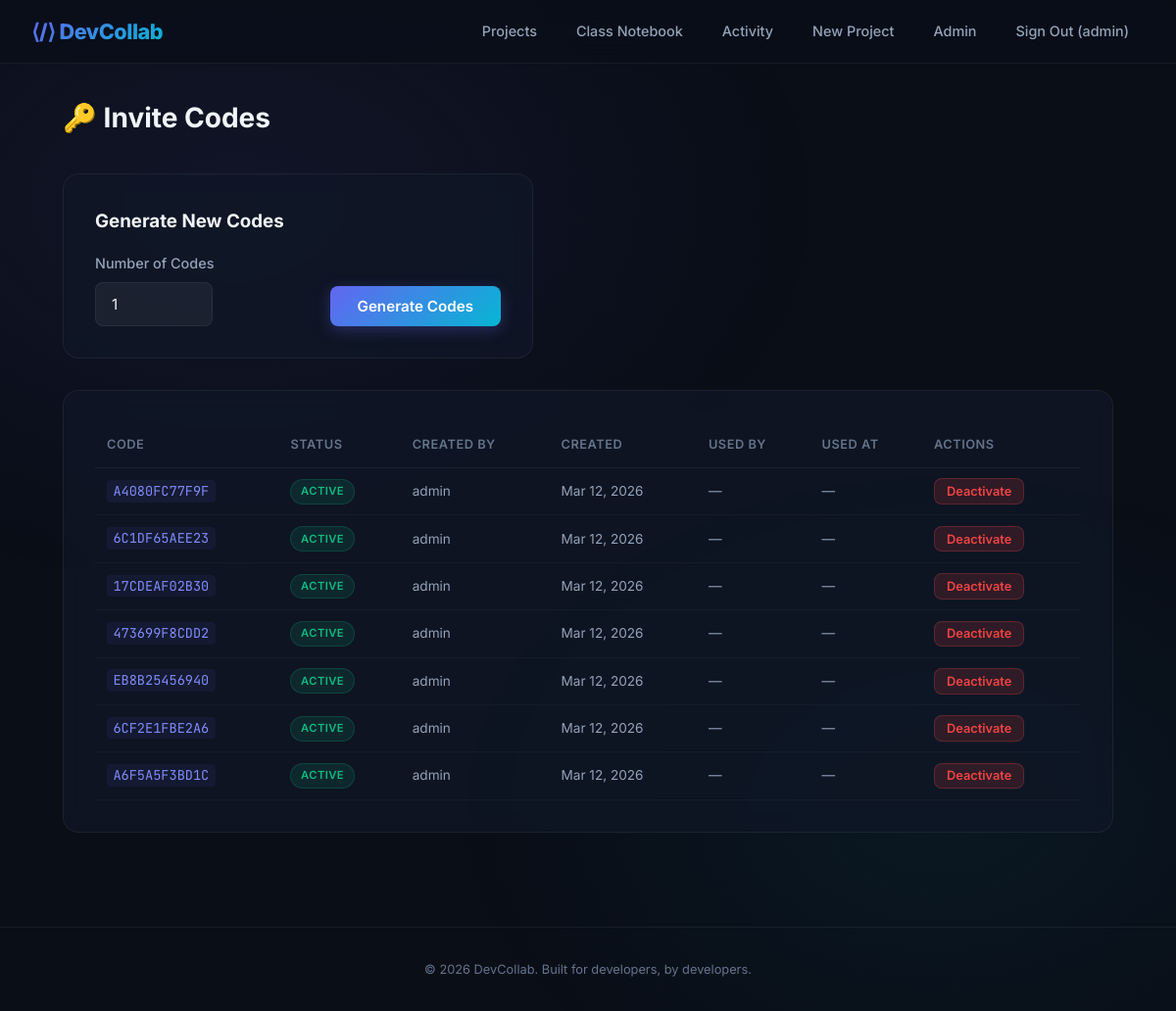
The page /admin/invite-codes (signed in) on the database its author committed.
### models.py (models this page shows, shortened)
class User(UserMixin, db.Model):
    __tablename__ = 'users'
    id = db.Column(db.Integer, primary_key=True)
    username = db.Column(db.String(80), unique=True, nullable=False, index=True)
    email = db.Column(db.String(120), unique=True, nullable=False, index=True)
    password_hash = db.Column(db.String(256), nullable=False)
    bio = db.Column(db.Text, default='')
    is_admin = db.Column(db.Boolean, default=False)
    created_at = db.Column(db.DateTime, default=lambda: datetime.now(timezone.utc))
    projects = db.relationship('Project', backref='owner', lazy='dynamic')
    snippets = db.relationship('CodeSnippet', backref='author', lazy='dynamic')
    comments = db.relationship('Comment', backref='author', lazy='dynamic')

class InviteCode(db.Model):
    __tablename__ = 'invite_codes'
    id = db.Column(db.Integer, primary_key=True)
    code = db.Column(db.String(40), unique=True, nullable=False, index=True)
    created_by = db.Column(db.String(80), nullable=False)
    created_at = db.Column(db.DateTime, default=lambda: datetime.now(timezone.utc))
    used_by = db.Column(db.String(80), nullable=True)
    used_at = db.Column(db.DateTime, nullable=True)
    is_active = db.Column(db.Boolean, default=True)

### routes/admin.py (the view, shortened to what this page needs)
@admin_bp.route('/invite-codes', methods=['GET', 'POST'])
@admin_required
def invite_codes():
    form = InviteCodeForm()
    codes = InviteCode.query.order_by(InviteCode.created_at.desc()).all()
    return render_template('admin/invite_codes.html', form=form, codes=codes)

### forms.py
class InviteCodeForm(FlaskForm):
    count = IntegerField('Number of Codes', validators=[DataRequired(), NumberRange(min=1, max=50)], default=1)
    submit = SubmitField('Generate Codes')

### app.py (called while the page is built)
def create_app():
    app = Flask(__name__)
    app.config.from_object(Config)
    csrf = CSRFProtect(app)
    db.init_app(app)
    login_manager.init_app(app)
    @login_manager.user_loader
    def load_user(user_id):
        return User.query.get(int(user_id))
    from routes.main import main_bp
    from routes.auth import auth_bp
    from routes.projects import projects_bp
    from routes.snippets import snippets_bp
    from routes.notes import notes_bp
    from routes.activity import activity_bp
    from routes.admin import admin_bp
    app.register_blueprint(main_bp)
    app.register_blueprint(auth_bp)
    app.register_blueprint(projects_bp)
    app.register_blueprint(snippets_bp)
    app.register_blueprint(notes_bp)
    app.register_blueprint(activity_bp)
    app.register_blueprint(admin_bp)
    with app.app_context():
        db.create_all()
    return app

### routes/admin.py (called while the page is built)
def admin_required(f):
    @wraps(f)
    @login_required
    def decorated(*args, **kwargs):
        if not current_user.is_admin:
            abort(403)
        return f(*args, **kwargs)
    return decorated

### templates/admin/invite_codes.html (shortened to what this page needs)
{% extends "base.html" %}
{% block content %}
<div class="container">
    <div class="projects-header">
        <h1>🔑 Invite Codes</h1>
    </div>
    <div class="glass-card animate-in" style="margin-bottom: 2rem; max-width: 480px;">
        <h3 style="margin-bottom: 1rem;">Generate New Codes</h3>
        <form method="POST" novalidate style="display: flex; align-items: flex-end; gap: 1rem; flex-wrap: wrap;">
            <div class="form-group" style="margin-bottom: 0; flex: 1; min-width: 120px;">
                {{ form.count.label }}
                {{ form.count(class="form-control", id="invite-count", style="max-width: 120px;") }}
            </div>
            {{ form.submit(class="btn btn-primary", id="generate-codes-btn") }}
        </form>
    </div>
    {% if codes %}
    <div class="glass-card animate-in" style="animation-delay: 0.1s; overflow-x: auto;">
        <table class="admin-table">
            <thead>
                <tr>
                    <th>Code</th>
                    <th>Status</th>
                    <th>Created By</th>
                    <th>Created</th>
                    <th>Used By</th>
                    <th>Used At</th>
                    <th>Actions</th>
                </tr>
            </thead>
            <tbody>
                {% for code in codes %}
                <tr>
                    <td><code class="invite-code-value">{{ code.code }}</code></td>
                    <td>
                        {% if code.used_by %}
                            <span class="status-badge status-used">Used</span>
                        {% elif not code.is_active %}
                            <span class="status-badge status-inactive">Inactive</span>
                        {% else %}
                            <span class="status-badge status-active">Active</span>
                        {% endif %}
                    </td>
                    <td>{{ code.created_by }}</td>
                    <td>{{ code.created_at.strftime('%b %d, %Y') }}</td>
                    <td>{{ code.used_by or '—' }}</td>
                    <td>{{ code.used_at.strftime('%b %d, %Y %I:%M %p') if code.used_at else '—' }}</td>
                    <td>
                        {% if code.is_active and not code.used_by %}
                        <form method="POST" action="{{ url_for('admin.deactivate_code', code_id=code.id) }}" style="display:inline;">
                            <button type="submit" class="btn btn-danger" style="padding: 0.3rem 0.75rem; font-size: 0.8rem;">Deactivate</button>
                        </form>
                        {% else %}
                        —
                        {% endif %}
                    </td>
                </tr>
                {% endfor %}
            </tbody>
        </table>
    </div>
    {% else %}
    <div class="empty-state glass-card">
        <p>No invite codes yet. Generate some above!</p>
    </div>
    {% endif %}
</div>
{% endblock %}

### templates/base.html (shortened to what this page needs)
<!DOCTYPE html>
<html lang="en">
<head>
    <link rel="stylesheet" href="{{ url_for('static', filename='css/style.css') }}">
</head>
<body>
    <nav class="navbar">
        <div class="navbar-inner">
            <a href="{{ url_for('main.index') }}" class="navbar-brand">⟨/⟩ DevCollab</a>
            <ul class="navbar-links">
                <li><a href="{{ url_for('projects.list_projects') }}">Projects</a></li>
                <li><a href="{{ url_for('notes.list_notes') }}">Class Notebook</a></li>
                <li><a href="{{ url_for('activity.feed') }}">Activity</a></li>
                {% if current_user.is_authenticated %}
                    <li><a href="{{ url_for('projects.create_project') }}">New Project</a></li>
                    {% if current_user.is_admin %}
                        <li><a href="{{ url_for('admin.invite_codes') }}">Admin</a></li>
                    {% endif %}
                    <li><a href="{{ url_for('auth.logout') }}">Sign Out ({{ current_user.username }})</a></li>
                {% else %}
                    <li><a href="{{ url_for('auth.login') }}">Sign In</a></li>
                    <li><a href="{{ url_for('auth.register') }}" class="nav-cta">Get Started</a></li>
                {% endif %}
            </ul>
        </div>
    </nav>
    <main>
        {% block content %}{% endblock %}
    </main>
    <footer class="footer">
        &copy; 2026 DevCollab. Built for developers, by developers.
    </footer>
</body>
</html>

### rows shown on the page
User: username "admin"
InviteCode: code "A4080FC77F9F", is_active "ACTIVE", created_by "admin", created_at "Mar 12, 2026", used_by "—", used_at "—"
InviteCode: code "6C1DF65AEE23", is_active "ACTIVE", created_by "admin", created_at "Mar 12, 2026", used_by "—", used_at "—"
InviteCode: code "17CDEAF02B30", is_active "ACTIVE", created_by "admin", created_at "Mar 12, 2026", used_by "—", used_at "—"
InviteCode: code "473699F8CDD2", is_active "ACTIVE", created_by "admin", created_at "Mar 12, 2026", used_by "—", used_at "—"
InviteCode: code "EB8B25456940", is_active "ACTIVE", created_by "admin", created_at "Mar 12, 2026", used_by "—", used_at "—"
InviteCode: code "6CF2E1FBE2A6", is_active "ACTIVE", created_by "admin", created_at "Mar 12, 2026", used_by "—", used_at "—"
InviteCode: code "A6F5A5F3BD1C", is_active "ACTIVE", created_by "admin", created_at "Mar 12, 2026", used_by "—", used_at "—"
